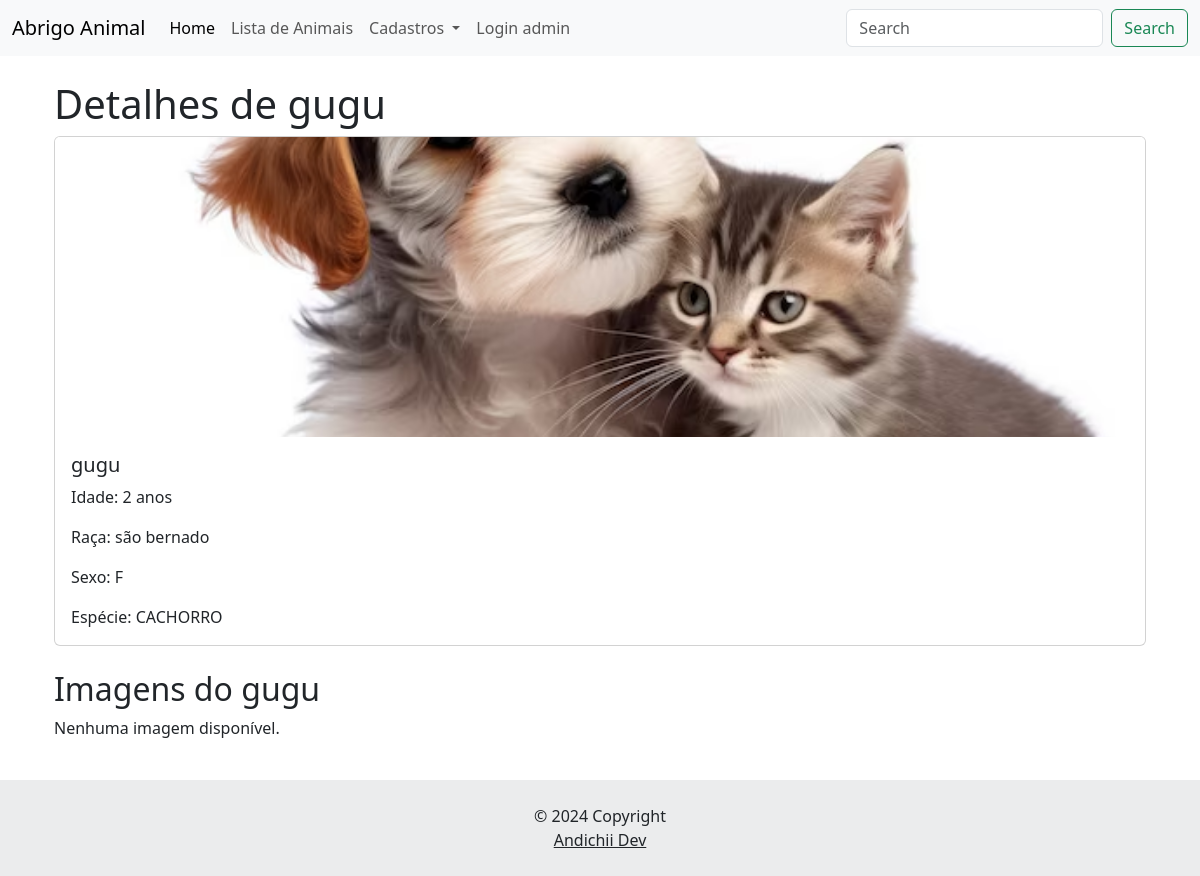
Screenshot of /animal/4/ with the database file from the repository.
### site_abrigo/models.py (models this page shows, shortened)
class CadastroAnimal(models.Model):
    ESPECIES = (
        ('1', 'Cachorro'),
        ('2', 'Gato'),
        ('3', 'Outros'),
    )
    SEXO = (
        ('F', 'Fêmea'),
        ('M', 'Macho'),
    )
    nome = models.CharField(unique=False, null=False, blank=False, max_length=80)
    idade = models.IntegerField(null=False, blank=False)
    sexo = models.CharField(null=False, blank=False, max_length=1, choices=SEXO)
    raca = models.CharField(unique=False, null=True, blank=True, default='Viralata', max_length=80)
    especie = models.CharField(null=False, blank=False, max_length=1, choices=ESPECIES)
    imagens = models.ImageField(upload_to=upload_to, null=True, blank=True)
    data_criacao = models.DateTimeField(auto_now_add=True)
    disponivel_para_adocao = models.BooleanField(default=True)

### site_abrigo/views.py (the view)
# urls.py: path('animal/<int:animal_id>/', views.detalhe_animal, name='detalhe_animal'),
def detalhe_animal(request, animal_id):
    animal = get_object_or_404(CadastroAnimal, id=animal_id)
    imagens = []
    if animal.imagens:
        imagens.append(animal.imagens.url)  # Adiciona a imagem principal
    return render(request, 'detalhe_animal.html', {'animal': animal, 'imagens': imagens})

### site_abrigo/templates/detalhe_animal.html
{% extends 'base.html' %}
{% load static %}
{% block content %}
<div class="container mx-auto p-4">
    <h1>Detalhes de {{ animal.nome }}</h1>
    <div class="card mb-4">
        {% if animal.imagens %}
        <img src="{{ animal.imagens.url }}" class="card-img-top" alt="Imagem de {{ animal.nome }}" style="height: 300px; object-fit: cover;">
        {% else %}
        <img src="{% static 'img/imagem_default.jpg' %}" class="card-img-top" alt="Imagem padrão" style="height: 300px; object-fit: cover;">
        {% endif %}
        <div class="card-body">
            <h5 class="card-title">{{ animal.nome }}</h5>
            <p class="card-text">Idade: {{ animal.idade }} anos</p>
            <p class="card-text">Raça: {{ animal.raca }}</p>
            <p class="card-text">Sexo: {{ animal.sexo }}</p>
            <p class="card-text">Espécie: {{ animal.especie }}</p>
        </div>
    </div>
    <h2>Imagens do {{ animal.nome }}</h2>
    <div class="row">
        {% for imagem in imagens %}
        <div class="col-md-3 mb-4">
            <div class="card">
                <img src="{{ imagem }}" class="card-img-top" alt="Imagem de {{ animal.nome }}" style="height: 200px; object-fit: cover;">
            </div>
        </div>
        {% empty %}
        <p>Nenhuma imagem disponível.</p>
        {% endfor %}
    </div>
</div>
{% endblock %}

### rows the page displays
CadastroAnimal: nome "gugu", idade "2", raca "são bernado", sexo "F", especie "CACHORRO"
